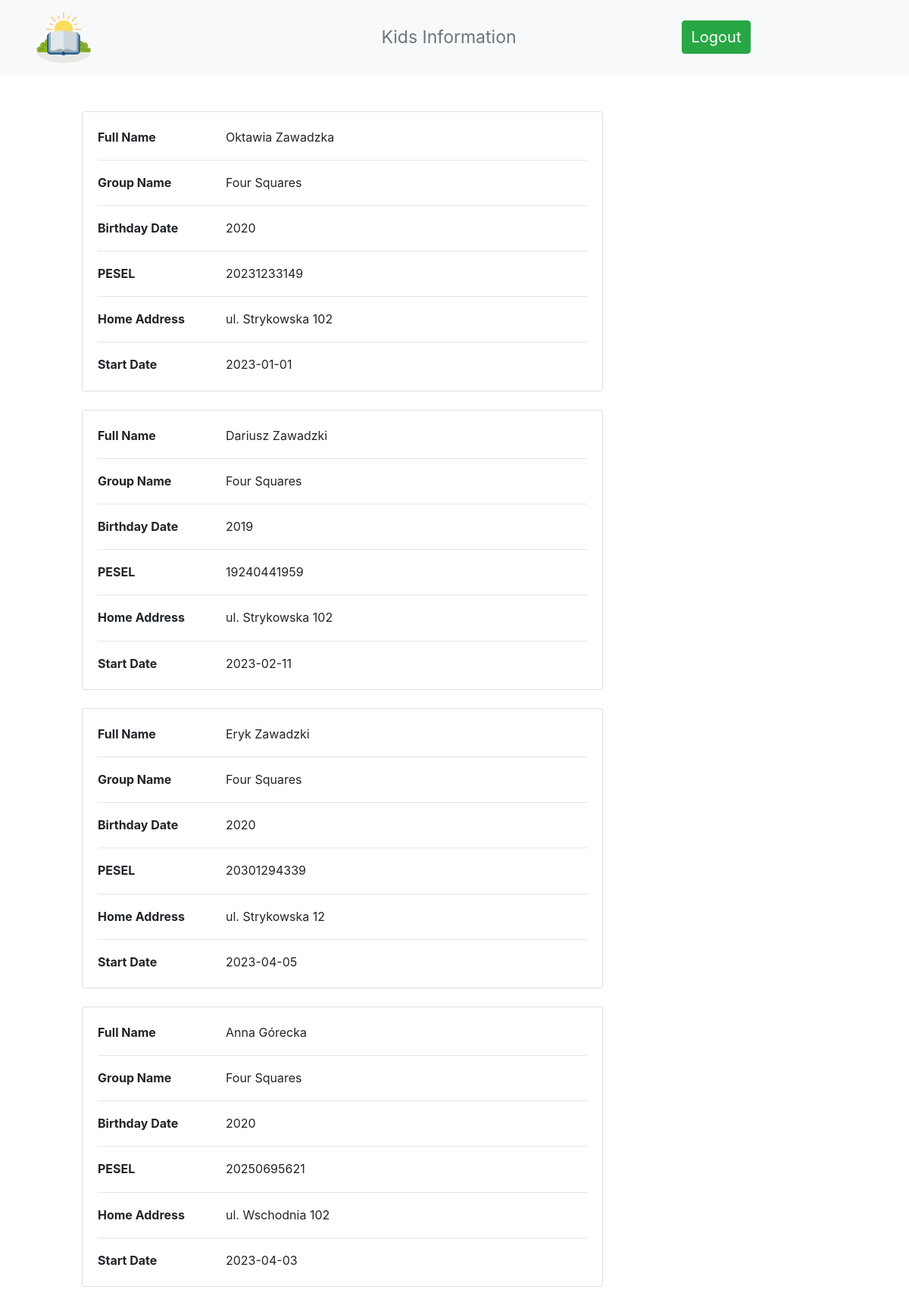
Page /pages/teacher_page.php (signed in) on the committed database.
### tables this page shows
CREATE TABLE `kid` (
  `id` int(11) NOT NULL,
  `first_name` varchar(200) NOT NULL,
  `last_name` varchar(200) NOT NULL,
  `pesel` char(11) NOT NULL,
  `gender` char(1) NOT NULL,
  `birthday` char(4) NOT NULL,
  `id_gr` int(11) NOT NULL,
  `address` varchar(200) NOT NULL,
  `id_parent` int(11) NOT NULL,
  `date_start` date NOT NULL
);

CREATE TABLE `groups` (
  `id` int(11) NOT NULL,
  `name` varchar(100) NOT NULL,
  `id_teacher` int(11) NOT NULL
);

### pages/functions.php (called while the page is built, shortened)
<?php
    $db=mysqli_connect('localhost','root','','kindergarten');
    if(isLoggedIn()){
    $id=$_SESSION['user']['id'];
    $query_kids_teacher="SELECT * FROM kid WHERE kid.id_gr=(SELECT id FROM groups WHERE groups.id_teacher=".$id.");";
    $kids_teacher=mysqli_query($db,$query_kids_teacher);
    }
    function isLoggedIn()
    {
	    if (isset($_SESSION['user'])) {
		    return true;
	    }else{
		    return false;
	    }
    }
?>

### pages/teacher_page.php (the view, shortened to what this page needs)
<?php
include('functions.php');
?>
<!DOCTYPE html>
<html>
<head>
    <link rel="stylesheet" href="../src/style.css" type="text/css"/>
    <link rel="stylesheet" href="https://cdn.jsdelivr.net/npm/bootstrap@4.3.1/dist/css/bootstrap.min.css"
>
</head>
<body>
    <navbar class="navbar navbar-expand-sm navbar-light bg-light">
            <div class="container-fluid">
                <a href="/" class="d-flex align-items-center col-md-3 mb-2 mb-md-0 text-dark text-decoration-none">
                <img alt="big-logo.png" style="height:90%;width:30%;" src="../src/big-logo.png" />
                </a>
                <ul style="font-size: 23px;" class="nav col-12 col-md-auto mb-2 justify-content-center mb-md-0">
                    <li>
                        <a href="teacher_page.php" class="nav-link px-2 text-secondary m-3">Kids Information</a>
                    </li>
                                    </ul>
                <div class="col-md-3 text-end">
                    <button style="font-size: 20px;" type="button" class="btn btn-success" name="logout"><a  style="color:white;" href="logout.php">Logout</a></button>
                </div>
            </div>
    </navbar>
    <section>
  <div class="container py-5">
  <div class="row ml-5" >
  <?php
             while($row=mysqlI_fetch_array($kids_teacher)):;?>
      <div class="col-lg-8">
        <div class="card mb-4">
          <div class="card-body">
            <div class="row">
              <div class="col-sm-3">
                <p class="mb-0 font-weight-bold">Full Name</p>
              </div>
              <div class="col-sm-9">
                <p class="text mb-0" id="fName" ><?php echo $row['first_name']." ".$row['last_name']; ?></p>
              </div>
            </div>
            <hr>
            <div class="row">
              <div class="col-sm-3">
                <p class="mb-0 font-weight-bold">Group Name</p>
              </div>
              <div class="col-sm-9">
                <p class="text mb-0" id="gr"><?php
                $id_group=$row['id_gr'];
                $query_kid_group="SELECT name from groups where id='$id_group'";
                $res=mysqli_query($db,$query_kid_group);
                $group=mysqli_fetch_array($res);
                echo $group['name'];?></p>
              </div>
            </div>
            <hr>
            <div class="row">
              <div class="col-sm-3">
                <p class="mb-0 font-weight-bold">Birthday Date</p>
              </div>
              <div class="col-sm-9">
                <p class="text mb-0" id="birthday"><?php echo strval($row['birthday']); ?></p>
              </div>
            </div>
            <hr>
            <div class="row">
              <div class="col-sm-3">
                <p class="mb-0 font-weight-bold">PESEL</p>
              </div>
              <div class="col-sm-9">
                <p class="text mb-0" id="birthday"><?php echo strval($row['pesel']); ?></p>
              </div>
            </div>
            <hr>
            <div class="row">
              <div class="col-sm-3">
                <p class="mb-0 font-weight-bold">Home Address</p>
              </div>
              <div class="col-sm-9">
                <p class="text mb-0" id="address"><?php echo $row['address']; ?></p>
              </div>
            </div>
            <hr>
            <div class="row">
              <div class="col-sm-3">
                <p class="mb-0 font-weight-bold">Start Date</p>
              </div>
              <div class="col-sm-9">
                <p class="text mb-0" id="start"><?php echo strval($row['date_start']); ?></p>
              </div>
            </div>
          </div>
        </div>
  </div>
  <?php
                    endwhile;
                    ?>
</section>
</body>
</html>

### src/style.css (style rules this page uses)
body { -webkit-font-smoothing: antialiased; text-rendering: optimizeLegibility; font-family: 'Overpass', sans-serif; letter-spacing: 0px; font-size: 17px; color: #8d8f90; font-weight: 400; line-height: 32px; background-color: #edefef; }
p { margin: 0 0 20px; line-height: 1.7; }
p:last-child { margin: 0px; }
a { text-decoration: none; color: #8d8f90; -webkit-transition: all 0.3s; -moz-transition: all 0.3s; transition: all 0.3s; }

### rows in the picture
kid: first_name "Oktawia", last_name "Zawadzka", groups.name "Four Squares", birthday "2020", pesel "20231233149", address "ul. Strykowska 102", date_start "2023-01-01"
kid: first_name "Dariusz", last_name "Zawadzki", groups.name "Four Squares", birthday "2019", pesel "19240441959", address "ul. Strykowska 102", date_start "2023-02-11"
kid: first_name "Eryk", last_name "Zawadzki", groups.name "Four Squares", birthday "2020", pesel "20301294339", address "ul. Strykowska 12", date_start "2023-04-05"
kid: first_name "Anna", last_name "Górecka", groups.name "Four Squares", birthday "2020", pesel "20250695621", address "ul. Wschodnia 102", date_start "2023-04-03"
